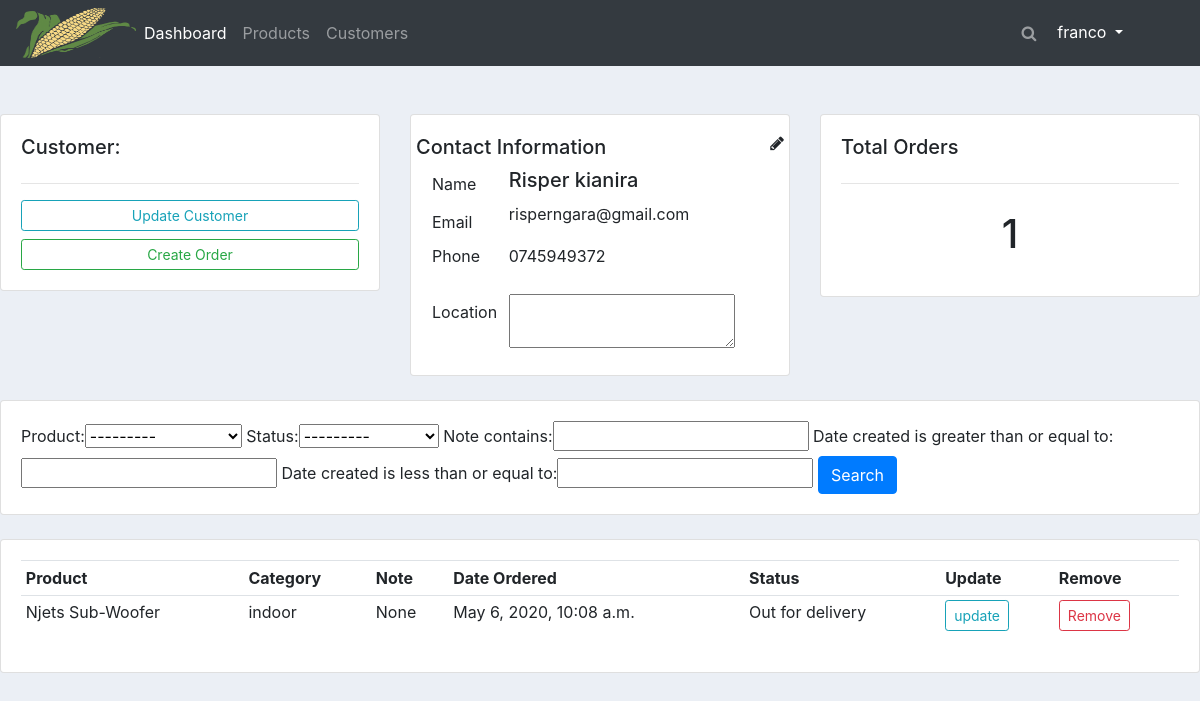
The app's page /customer/1/ (signed in) with its own data.
### accounts/models.py (models this page shows, shortened)
class Customer(models.Model):
    user = models.OneToOneField(User, null=True, blank=True, on_delete=models.CASCADE)
    name = models.CharField(max_length=200, null=True)
    phone = models.CharField(max_length=200, null=True)
    email = models.CharField(max_length=200)
    location = models.CharField(max_length=200, null=True)
    profile_pic = models.ImageField(default='index.png', null=True, blank=True)
    date_created = models.DateTimeField(auto_now=True)

class Order(models.Model):
    STATUS = (
        ('Pending', 'Pending'),
        ('Out for delivery', 'Out for delivery'),
        ('Delivered', 'Delivered')
    )
    customer = models.ForeignKey(Customer, null=True, on_delete=models.SET_NULL)
    product = models.ForeignKey(Product, null=True, on_delete=models.SET_NULL)
    date_created = models.DateTimeField(auto_now=True, null=True,)
    status = models.CharField(max_length=200, null=True, choices=STATUS)
    note = models.CharField(max_length=200, null=True)

class Product(models.Model):
    CATEGORY = (
        ('indoor', 'indoor'),
        ('outdoor', 'outdoor')
    )
    name = models.CharField(max_length=200, null=True)
    price = models.CharField(max_length=200)
    category = models.CharField(max_length=200, null=True, choices=CATEGORY)
    description = models.CharField(max_length=200, null=True, blank=True)
    date_created = models.DateTimeField(auto_now=True, null=True)
    tags = models.ManyToManyField(Tag)
    def __str__(self):
        return self.name

### accounts/decorators.py (the view)
        def wrapper_func(request, *args, **kwargs):
            group = None
            if request.user.groups.exists():
                group = request.user.groups.all()[0].name
                if group in allowed_roles:
                    return view_func(request, *args, **kwargs)
                else:
                    return HttpResponse("You are not authorized to view this page")

### accounts/views.py (called while the page is built)
@login_required(login_url='login')
@allowed_users(allowed_roles=['admin'])
def customer(request, pk):
    customer = Customer.objects.get(id=pk)
    name = customer.name
    email = customer.email
    phone = customer.phone
    orders = customer.order_set.all()
    total_orders = orders.count()
    myFilter = OrderFilter(request.GET, queryset=orders)
    orders = myFilter.qs
    context = {
        "customer": customer,
        "name": name,
        "email": email,
        "phone": phone,
        "orders": orders,
        "total_orders": total_orders,
        "myFilter": myFilter,
    }
    return render(request, 'accounts/customer.html', context)

### accounts/templates/accounts/customer.html (shortened to what this page needs)
{% extends 'accounts/main.html' %}
{% block content %}
	<br>
<div class="row">
	<div class="col-md">
		<div class="card card-body">
			<h5>Customer:</h5>
			<hr>
			<a class="btn btn-outline-info  btn-sm btn-block" href="">Update Customer</a>
			<a class="btn btn-outline-success  btn-sm btn-block" href="{% url 'create_order' customer.id %}">Create Order</a>
		</div>
	</div>
	<div class="col-md">
		<div class="card card-body">
			<div class="row  d-flex justify-content-between">
				 <h5>Contact Information</h5>   <i class="fa fa-pencil" aria-hidden="true"></i>
			</div>
			<table id="customer_table" style="width:100%">
			  	<tr>
					<td>Name</td>
					<td><h5>{{name}}</h5></td>
			  	</tr>
			  	<tr>
					<td>Email</td>
					<td><p>{{email}}</p> </td>
			  	</tr>
				<tr>
					<td>Phone</td>
					<td>{{phone}}</td>
				</tr>
				<tr>
					<td>Location</td>
			    	<td><br>
					    <textarea>
						</textarea>
					</td>
			    </tr>
			</table>
		</div>
	</div>
	<div class="col-md">
		<div class="card card-body">
			<h5>Total Orders</h5>
			<hr>
			<h1 style="text-align: center;padding: 10px">{{total_orders}}</h1>
		</div>
	</div>
</div>
<br>
<div class="row">
	<div class="col">
		<div class="card card-body">
			<form method="get">
                {{myFilter.form}}
		    <button class="btn btn-primary" type="submit">Search</button>
		  </form>
		</div>
	</div>
</div>
<br>
<div class="row">
	<div class="col-md">
		<div class="card card-body">
			<table class="table table-sm">
				<tr>
					<th>Product</th>
					<th>Category</th>
					<th>Note</th>
					<th>Date Ordered</th>
					<th>Status</th>
					<th>Update</th>
					<th>Remove</th>
				</tr>
                {%for order in orders%}
                    <tr>
                        <td>{{ order.product }}</td>
                        <td>{{ order.product.category }}</td>
						<td>{{order.note}}</td>
                        <td>{{ order.date_created }}</td>
                        <td>{{ order.status }}</td>
                        <td>
							<a class="btn btn-sm btn-outline-info" href="{% url 'update_order' order.id %}">update</a>
						</td>
						<td>
							<a class="btn btn-sm btn-outline-danger"  href="{% url 'delete_order' order.id %}">Remove</a>
						</td>
                    </tr>
                {%endfor%}
			</table>
		</div>
	</div>
</div>
{% endblock %}

### accounts/templates/accounts/navbar.html (shortened to what this page needs)
{% load static %}
<nav class="navbar navbar-expand-lg navbar-dark bg-dark">
    <img  src="{% static 'images/corn2.png'%} " alt="" height="50" width="120">
  <div class="collapse navbar-collapse" id="navbarTogglerDemo02">
    <ul class="navbar-nav mr-auto mt-2 mt-lg-0">
      {% if request.user.is_staff %}
        <li class="nav-item active">
          <a class="nav-link" href="{% url 'home' %}">Dashboard <span class="sr-only">(current)</span></a>
        </li>
        <li class="nav-item">
          <a class="nav-link" href="{% url 'products' %}">Products</a>
        </li>
        <li class="nav-item">
          <a class="nav-link" href="{% url 'customer' 1 %}">Customers</a>
        </li>
      {% endif %}
      </ul>
      <ul class=" navbar-nav mr-4 mt-2 mt-lg-0">
        <li class="nav-item-right">
            <a class="nav-link" href="#"><i class="fa fa-search" aria-hidden="true"></i></a>
        </li>
        <li class="nav-item-right">
          <div class="dropdown show mr-4">
            <a style="color:white" class="btn  dropdown-toggle" role="button" id="dropdownMenuLink"
               data-toggle="dropdown" aria-haspopup="true" aria-expanded="false">{{user}}
            </a>
          </div>
        </li>
      </ul>
  </div>
</nav>

### static/css/main.css (style rules this page uses)
body { background-color: #ebeff5; }

### records on screen
Customer: name "Risper kianira", email "risperngara@gmail.com", phone "0745949372"
Order: product "Njets Sub-Woofer", product.category "indoor", note "None", date_created "May 6, 2020, 10:08 a.m.", status "Out for delivery"

### other values on screen
{{ user }} "franco"
{{ total_orders }} "1"
